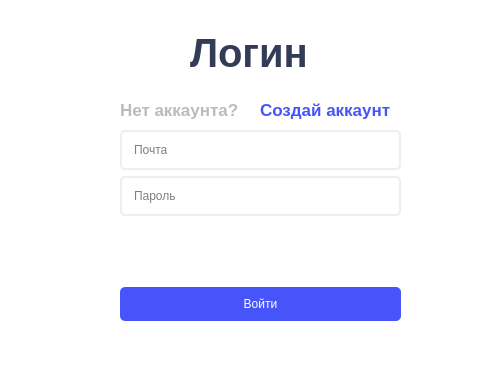
<?xml version="1.0" encoding="UTF-8"?>
<ui version="4.0">
 <class>Form</class>
 <widget class="QWidget" name="Form">
  <property name="geometry">
   <rect>
    <x>0</x>
    <y>0</y>
    <width>498</width>
    <height>380</height>
   </rect>
  </property>
  <property name="windowTitle">
   <string>Form</string>
  </property>
  <property name="styleSheet">
   <string notr="true">background-color: white;</string>
  </property>
  <widget class="QLabel" name="label_3">
   <property name="geometry">
    <rect>
     <x>190</x>
     <y>30</y>
     <width>123</width>
     <height>46</height>
    </rect>
   </property>
   <property name="font">
    <font>
     <pointsize>30</pointsize>
     <weight>75</weight>
     <bold>true</bold>
    </font>
   </property>
   <property name="styleSheet">
    <string notr="true">color: #333c56;</string>
   </property>
   <property name="text">
    <string>Логин</string>
   </property>
  </widget>
  <widget class="QWidget" name="verticalLayoutWidget">
   <property name="geometry">
    <rect>
     <x>120</x>
     <y>130</y>
     <width>281</width>
     <height>191</height>
    </rect>
   </property>
   <layout class="QVBoxLayout" name="verticalLayout">
    <item>
     <widget class="QLineEdit" name="edit_email">
      <property name="styleSheet">
       <string notr="true">background-color: #ffffff;
border-radius: 5px;
color: black;
padding: 10px;
border: 2px solid #eeeeee;</string>
      </property>
      <property name="placeholderText">
       <string>Почта</string>
      </property>
     </widget>
    </item>
    <item>
     <widget class="QLineEdit" name="edit_password">
      <property name="styleSheet">
       <string notr="true">background-color: #ffffff;
border-radius: 5px;
color: black;
padding: 10px;
border: 2px solid #eeeeee;</string>
      </property>
      <property name="echoMode">
       <enum>QLineEdit::Password</enum>
      </property>
      <property name="placeholderText">
       <string>Пароль</string>
      </property>
     </widget>
    </item>
    <item>
     <widget class="QLabel" name="lbl_info">
      <property name="styleSheet">
       <string notr="true">color: red;</string>
      </property>
      <property name="text">
       <string/>
      </property>
     </widget>
    </item>
    <item>
     <widget class="QPushButton" name="btn_login">
      <property name="cursor">
       <cursorShape>PointingHandCursor</cursorShape>
      </property>
      <property name="styleSheet">
       <string notr="true">padding: 10px;
background-color: #4654f9;
border-width: 2px;
border-radius: 5px;
color: white;
</string>
      </property>
      <property name="text">
       <string>Войти</string>
      </property>
     </widget>
    </item>
   </layout>
  </widget>
  <widget class="QLabel" name="label">
   <property name="geometry">
    <rect>
     <x>120</x>
     <y>100</y>
     <width>119</width>
     <height>20</height>
    </rect>
   </property>
   <property name="font">
    <font>
     <pointsize>13</pointsize>
     <weight>75</weight>
     <bold>true</bold>
    </font>
   </property>
   <property name="styleSheet">
    <string notr="true">color: #babac1;</string>
   </property>
   <property name="text">
    <string>Нет аккаунта?</string>
   </property>
  </widget>
  <widget class="QLabel" name="lbl_create_account">
   <property name="geometry">
    <rect>
     <x>260</x>
     <y>100</y>
     <width>132</width>
     <height>20</height>
    </rect>
   </property>
   <property name="font">
    <font>
     <pointsize>13</pointsize>
     <weight>75</weight>
     <bold>true</bold>
    </font>
   </property>
   <property name="cursor">
    <cursorShape>PointingHandCursor</cursorShape>
   </property>
   <property name="styleSheet">
    <string notr="true">color: #4654f9;</string>
   </property>
   <property name="text">
    <string>Создай аккаунт</string>
   </property>
  </widget>
 </widget>
 <resources/>
 <connections/>
</ui>
